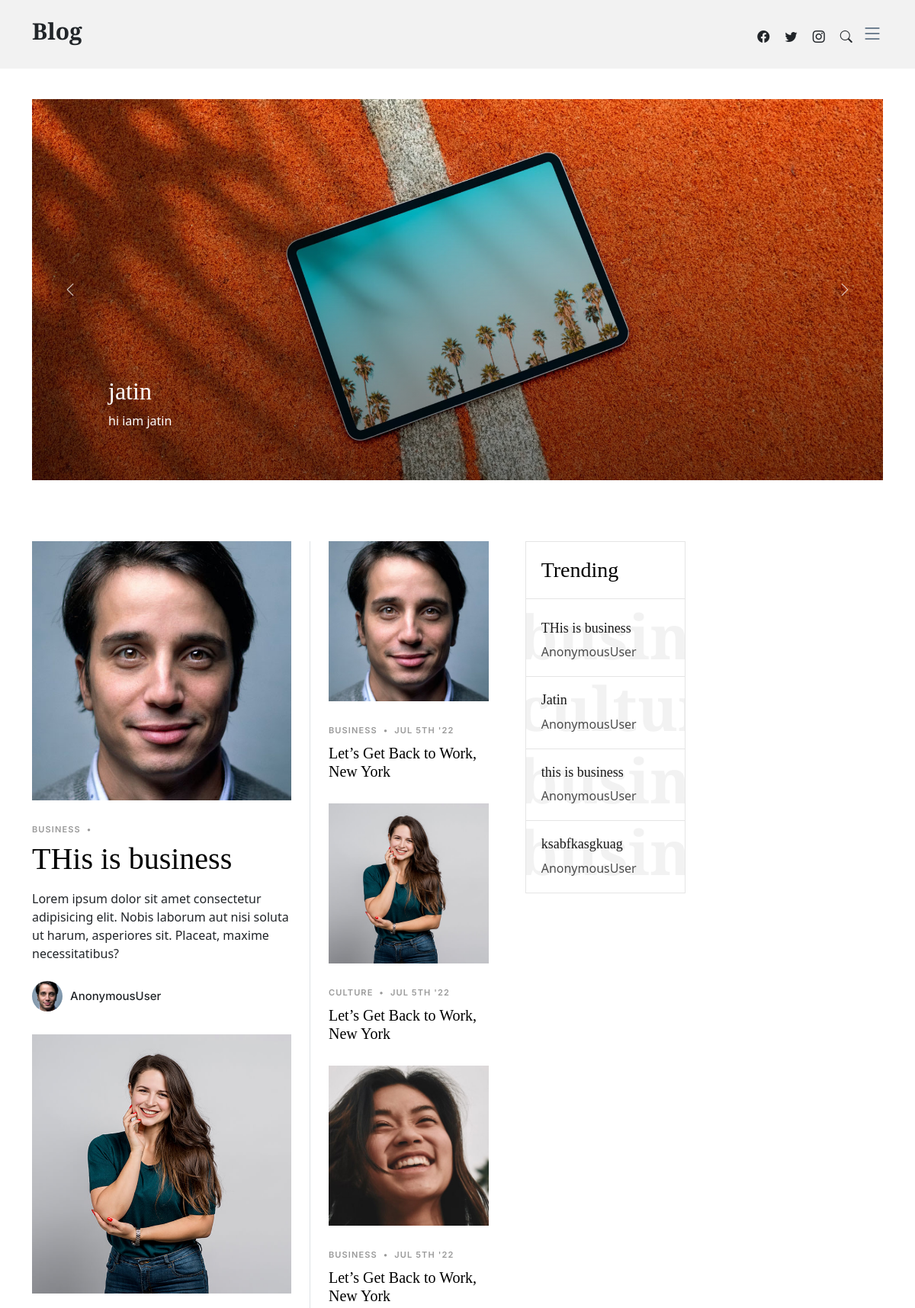
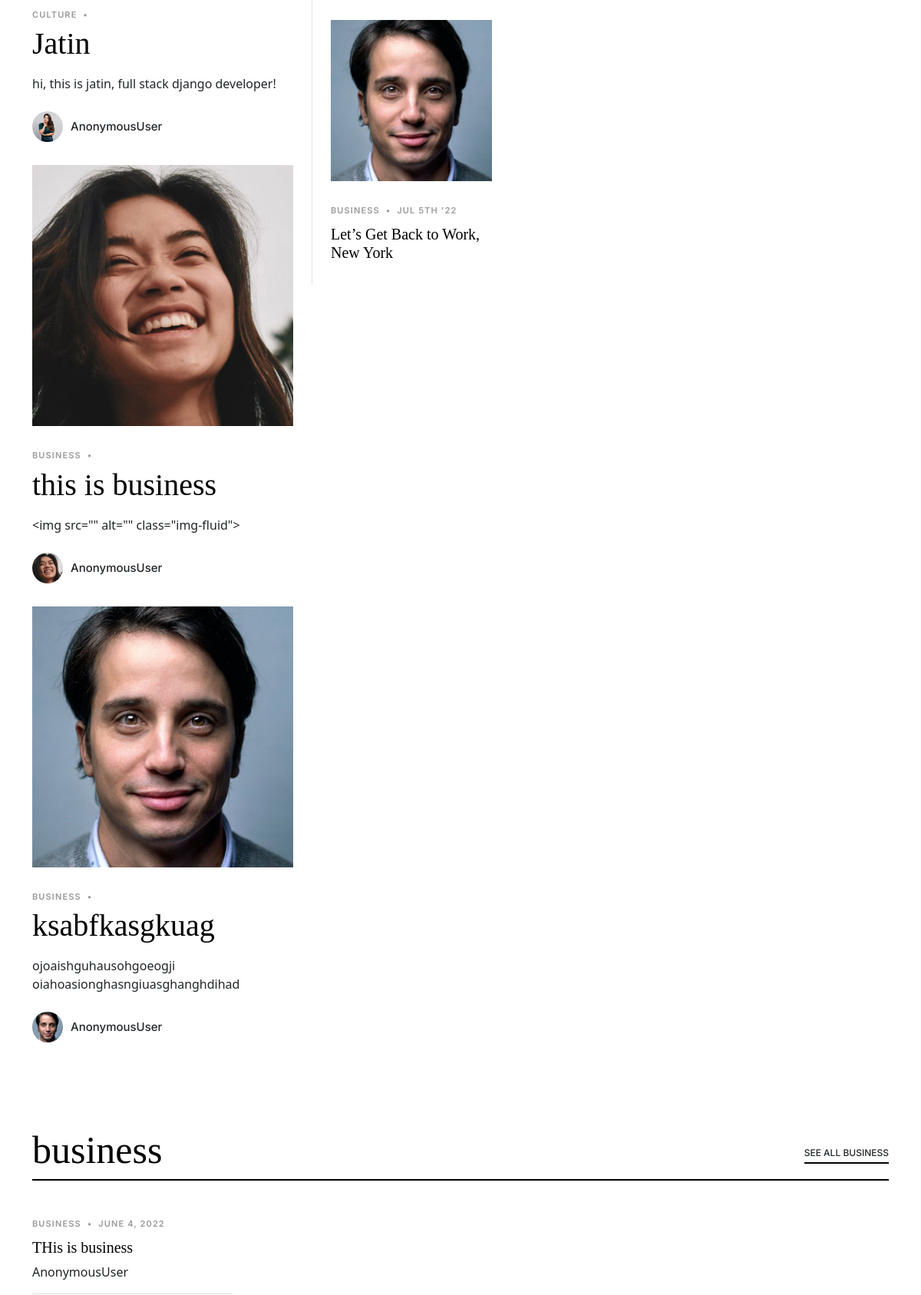
/core/ (upper part), run on the app's committed database (2 pictures, top to bottom).
### core/models.py (models this page shows, shortened)
class BaseModel(models.Model):
    uuid = models.UUIDField( editable=False , primary_key=True, default=uuid.uuid4)
    created_at = models.DateField(auto_now_add=True)
    updated_at = models.DateField(auto_now_add=True)
    class Meta:
        abstract = True

class Slider(BaseModel):
    STATUS =  (('active','Active'),('','Inactive'))
    title = models.CharField(max_length=100)
    description = models.TextField(max_length=1000)
    image = models.ImageField(upload_to = 'media/',blank = True)
    rank = models.IntegerField()
    class Meta:
        verbose_name_plural = 'Slider'

class Blog(BaseModel):
    category = models.ForeignKey(Category, on_delete= models.CASCADE)
    datetime = models.DateField(auto_now_add= True)
    title = models.CharField(max_length= 100)
    description = models.TextField()
    image = models.ImageField(upload_to = 'media/',blank = True)
    is_trending = models.BooleanField(default= False)

class Category(BaseModel):
    CHOICES = (('business','Business'),('culture', 'Culture'),('sport','Sport'),('food','Food'),('politics','Politics'),('celebrity','Celebrity'),('startups','Startups'),('travel','Travel'))
    title = models.CharField(max_length=50, choices= CHOICES)
    description = models.TextField()
    class Meta:
        verbose_name_plural = 'Category'
    def __str__(self):
        return f'{self.title}'

### core/views.py (the view)
# urls.py: 2. Add a URL to urlpatterns:  path('', views.home, name='home')
def home(request):
    category = Category.objects.all()
    slider = Slider.objects.all()
    comment = Comment.objects.all()
    contactus = ContactUs.objects.all()
    search = request.GET.get('search')
    if not search:
        blog = Blog.objects.all()
    else:
        blog = Blog.objects.filter(name__icontains = search)
    context = {
        'category': category,
        'slider': slider,
        'comment': comment,
        'contactus': contactus,
        'blogs': blog,
        'trendings': Blog.objects.filter(is_trending = True)
    }
    return render(request, 'core/frontpage.html', context)

### core/templates/core/frontpage.html (shortened to what this page needs)
{% extends 'base.html' %}
{% block content %}
<main id="main">
    <section id="hero-slider" class="hero-slider">
      <div class="container-md" data-aos="fade-in">
        <div class="row">
          <div class="col-12">
            <div class="swiper sliderFeaturedPosts">
              <div class="swiper-wrapper">
              {% for s in slider %}
                <div class="swiper-slide">
                  <a href="single-post.html" class="img-bg d-flex align-items-end" style="background-image: url('{{s.image.url}}');">
                    <div class="img-bg-inner">
                      <h2>{{s.title | safe }}</h2>
                      <p>{{s.description | safe}}</p>
                    </div>
                  </a>
                </div>
              {% endfor %}
              </div>
              <div class="custom-swiper-button-next">
                <span class="bi-chevron-right"></span>
              </div>
              <div class="custom-swiper-button-prev">
                <span class="bi-chevron-left"></span>
              </div>
            </div>
          </div>
        </div>
      </div>
    </section>
    <section id="posts" class="posts">
      <div class="container" data-aos="fade-up">
        <div class="row g-5">
          <div class="col-lg-4">
            {% for blog in blogs %}
            <div class="post-entry-1 lg">
              <a href="{% url 'Blog-SinglePost' blog.uuid%}"><img src="{{blog.image.url}}" alt="" class="img-fluid"></a>
              <div class="post-meta"><span class="date">{{blog.category}}</span> <span class="mx-1">&bullet;</span> </div>
              <h2><a href="{% url 'Blog-SinglePost' blog.uuid %}">{{blog.title}}</a></h2>
              <p class="mb-4 d-block">{{blog.description }}</p>
              <div class="d-flex align-items-center author">
                 <div class="photo"><img src="{{blog.image.url}}" alt="" class="img-fluid"></div>
                <div class="name">
                  <h3 class="m-0 p-0">{{request.user}}</h3>
                </div>
              </div>
            </div>
            {% endfor %}
          </div>
          <div class="col-lg-8">
            <div class="row g-5">
              <div class="col-lg-4 border-start custom-border">
                {% for blog in blogs %}
                <div class="post-entry-1">
                  <a href="{% url 'Blog-SinglePost' blog.uuid %}"><img src="{{blog.image.url}}" alt="" class="img-fluid"></a>
                  <div class="post-meta"><span class="date">{{blog.category}}</span> <span class="mx-1">&bullet;</span> <span>Jul 5th '22</span></div>
                  <h2><a href="{% url 'Blog-SinglePost' blog.uuid %}">Let’s Get Back to Work, New York</a></h2>
                </div>
                {% endfor %}
              </div>
              <div class="col-lg-4">
                <div class="trending">
                  <h3>Trending</h3>
                  <ul class="trending-post">
                    {% for blog in blogs %}
                    <li>
                      <a href="single-post.html">
                      <span class="number">{{blog.category}}</span>
                        <h3>{{blog.title}}</h3>
                        <span class="author">{{request.user}}</span>
                      </a>
                    </li>
                    {% endfor %}
                  </ul>
                </div>
              </div>
            </div>
          </div>
        </div>
      </div>
    </section>
    {% for cat  in category %}
    <section class="category-section">
      <div class="container" data-aos="fade-up">
        <div class="section-header d-flex justify-content-between align-items-center mb-5">
          <h2>{{cat.title}}</h2>
          <div><a href="{% url 'Blog-Category' cat.uuid %}" class="more">See All {{cat.title}}</a></div>
        </div>
        <div class="row">
          {% for b in blogs %}
          {% if blog.category_id == cat.id %}
          <div class="col-md-3">
            <div class="post-entry-1 border-bottom">
              <div class="post-meta"><span class="date">{{b.category}}</span> <span class="mx-1">&bullet;</span> <span>{{b.created_at}}</span></div>
              <h2 class="mb-2"><a href="{% url 'Blog-SinglePost' b.uuid %}">{{b.title}}</a></h2>
              <span class="author mb-3 d-block">{{request.user}}</span>
          </div>
          {% endif %}
          {% endfor %}
          </div>
        </div>
      </div>
    </section>
    {% endfor %}
</main>
{% endblock content %}

### static/assets/css/variables.css (style rules this page uses)
:root { --font-default: 'EB Garamond', system-ui, -apple-system, "Segoe UI", Roboto, "Helvetica Neue", Arial, "Noto Sans", "Liberation Sans", sans-serif, "Apple Color Emoji", "Segoe UI Emoji", "Segoe UI Symbol", "Noto Color Emoji"; --font-primary: 'EB Garamond', serif; --font-secondary: 'Inter', sans-serif; --color-default: #212529; --color-default-rgb: 33, 37, 41; --color-links: #212529; --color-links-hover: #15171a; --color-primary: #212529; --color-primary-light: #26282c; --color-primary-dark: #0b0c0e; --color-primary-rgb: 33, 37, 41; --color-primary-light-rgb: 38, 40, 44; --color-primary-dark-rgb: 11, 12, 14; --color-secondary: #596d80; --color-secondary-light: #8498aa; --color-secondary-dark: #404f5c; --color-secondary-rgb: 89, 109, 128; --color-secondary-light-rgb: 132, 152, 170; --color-secondary-dark-rgb: 64, 79, 92; --color-blue: #0d6efd; --color-blue-rgb: 13, 110, 253; --color-indigo: #6610f2; --color-indigo-rgb: 102, 16, 242; --color-purple: #6f42c1; --color-purple-rgb: 111, 66, 193; --color-pink: #f3268c; --color-pink-rgb: 243, 38, 140; --color-red: #df1529; --color-red-rgb: 223, 21, 4; --color-orange: #fd7e14; --color-orange-rgb: 253, 126, 20; --color-yellow: #ffc107; --color-yellow-rgb: 255, 193, 7; --color-green: #059652; --color-green-rgb: 5, 150, 82; --color-teal: #20c997; --color-teal-rgb: 32, 201, 151; --color-cyan: #0dcaf0; --color-cyan-rgb: 13, 202, 240; --color-white: #ffffff; --color-white-rgb: 255, 255, 255; --color-gray: #6c757d; --color-gray-rgb: 108, 117, 125; --color-black: #000000; --color-black-rgb: 0, 0, 0; }
:root { --bs-blue: var(--color-blue); --bs-indigo: var(--color-indigo); --bs-purple: var(--color-purple); --bs-pink: var(--color-pink); --bs-red: var(--color-red); --bs-orange: var(--color-orange); --bs-yellow: var(--color-yellow); --bs-green: var(--color-green); --bs-teal: var(--color-teal); --bs-cyan: var(--color-cyan); --bs-white: var(--color-white); --bs-gray: var(--color-gray); --bs-gray-dark: #343a40; --bs-gray-100: #f8f9fa; --bs-gray-200: #e9ecef; --bs-gray-300: #dee2e6; --bs-gray-400: #ced4da; --bs-gray-500: #adb5bd; --bs-gray-600: #6c757d; --bs-gray-700: #495057; --bs-gray-800: #343a40; --bs-gray-900: #212529; --bs-primary: var(--color-blue); --bs-secondary: var(--color-blue); --bs-success: #198754; --bs-info: #0dcaf0; --bs-warning: #ffc107; --bs-danger: #dc3545; --bs-light: #f8f9fa; --bs-dark: #212529; --bs-primary-rgb: var(--color-primary-rgb); --bs-secondary-rgb: var(--color-secondary-rgb); --bs-success-rgb: 25, 135, 84; --bs-info-rgb: 13, 202, 240; --bs-warning-rgb: 255, 193, 7; --bs-danger-rgb: 220, 53, 69; --bs-light-rgb: 248, 249, 250; --bs-dark-rgb: 33, 37, 41; --bs-white-rgb: var(--color-white-rgb); --bs-black-rgb: var(--color-black-rgb); --bs-body-color-rgb: var(--color-default-rgb); --bs-body-bg-rgb: 255, 255, 255; --bs-font-sans-serif: var(--font-default); --bs-font-monospace: SFMono-Regular, Menlo, Monaco, Consolas, "Liberation Mono", "Courier New", monospace; --bs-gradient: linear-gradient(180deg, rgba(255, 255, 255, 0.15), rgba(255, 255, 255, 0)); --bs-body-font-family: var(--font-default); --bs-body-font-size: 1rem; --bs-body-font-weight: 400; --bs-body-line-height: 1.5; --bs-body-color: var(--color-default); --bs-body-bg: #fff; }

### data on the page
Slider: image (picture), title "jatin", description "hi iam jatin"
Blog: image (picture), category "BUSINESS", title "THis is business", description "Lorem ipsum dolor sit amet consectetur adipisicing elit. Nobis laborum aut nisi soluta ut harum, asperiores sit. Placeat, maxime necessitatibus?", user "AnonymousUser", created_at "JUNE 4, 2022"
Blog: image (picture), category "CULTURE", title "Jatin", description "hi, this is jatin, full stack django developer!", user "AnonymousUser"
Blog: image (picture), category "BUSINESS", title "this is business", description "<img src=\"\" alt=\"\" class=\"img-fluid\">", user "AnonymousUser"
Blog: image (picture), category "BUSINESS", title "ksabfkasgkuag", description "ojoaishguhausohgoeogji oiahoasionghasngiuasghanghdihad", user "AnonymousUser"
Category: title "business", title "BUSINESS"
